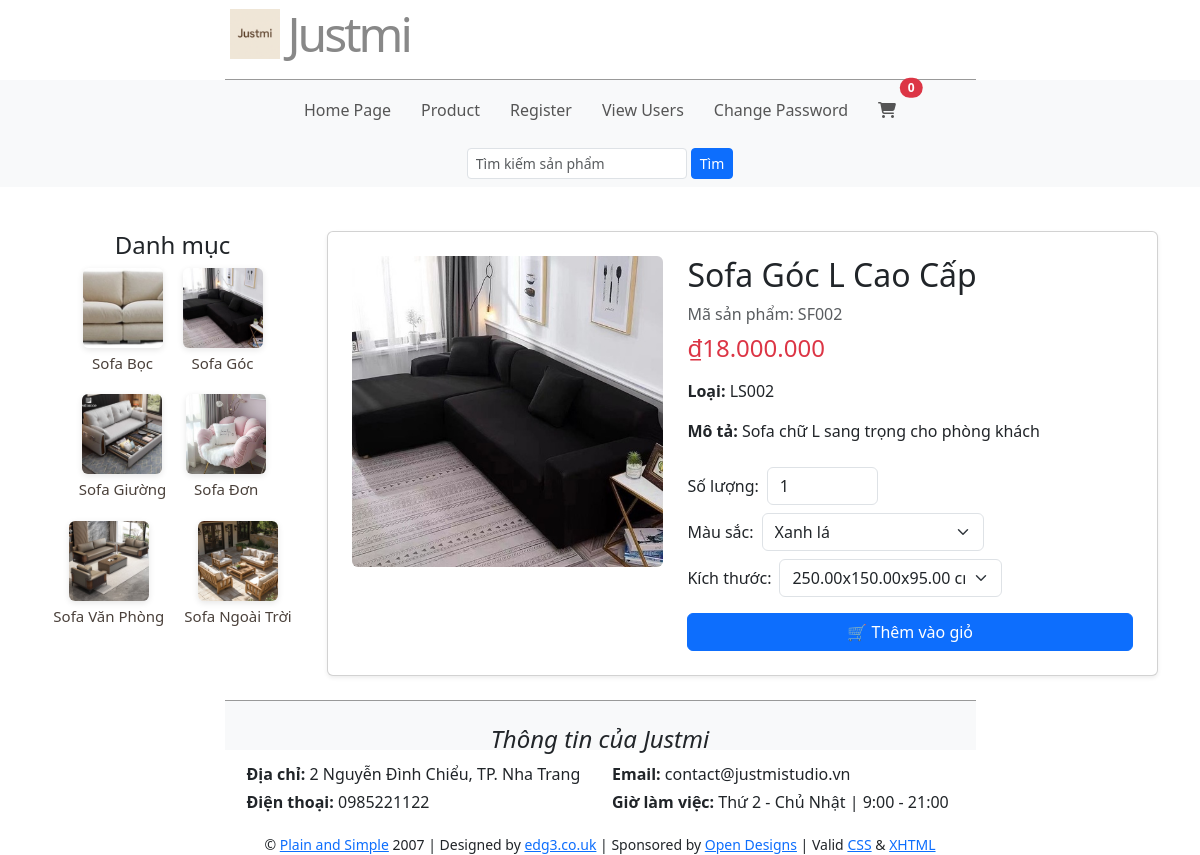
Page /qly/product_detail.php?id=SF002 on the committed database.
### tables this page shows
CREATE TABLE LoaiSofa (
	MaLoai CHAR(5) PRIMARY KEY,
	TenLoai NVARCHAR(100),
	MoTa NVARCHAR(300)
);

CREATE TABLE Sofa (
	MaSofa CHAR(5) PRIMARY KEY,
	TenSofa NVARCHAR(100),
	MaHang CHAR(5),
	MaLoai CHAR(5),
	GiaBan DECIMAL(12,2),
	DonViTinh NVARCHAR(50),
	SoLuongTon INT,
	HinhAnh VARCHAR(255),
	MoTa NVARCHAR(700),
    NgayTao DATETIME DEFAULT CURRENT_TIMESTAMP(),
	FOREIGN KEY (MaHang) REFERENCES HangSofa(MaHang),
	FOREIGN KEY (MaLoai) REFERENCES LoaiSofa(MaLoai)
);

### qly/product_detail.php (the view, shortened to what this page needs)
<?php
    require_once("connect.php");
    $id = $_GET['id'] ?? '';
    $id = $conn->real_escape_string($id);
    $result = $conn->query("SELECT * FROM Sofa WHERE MaSofa = '$id'");
    $product = $result->fetch_assoc();
    $colorResult = $conn->query("
        SELECT ms.MaMau, ms.TenMau
        FROM MauSac ms
        INNER JOIN Sofa_MauSac sm ON ms.MaMau = sm.MaMau
        WHERE sm.MaSofa = '$id'
    ");
    $colors = [];
    while ($row = $colorResult->fetch_assoc()) {
        $colors[] = $row;
    }
    $sizeResult = $conn->query("
        SELECT MaKichThuoc, ChieuDai, ChieuRong, ChieuCao, DonVi
        FROM KichThuoc
        WHERE MaSofa = '$id'
    ");
    $sizes = [];
    while ($row = $sizeResult->fetch_assoc()) {
        $sizes[] = $row;
    }
?>
<!DOCTYPE html>
<html lang="vi">
<head>
    <link href="https://cdn.jsdelivr.net/npm/bootstrap@5.3.3/dist/css/bootstrap.min.css" rel="stylesheet">
    <link rel="stylesheet" href="style.css">
</head>
<body>
    <header class="topbar">
    </header>
    <main class="container my-4">
        <div class="row g-4">
            <aside class="col-md-3">
                <?php include("module/categories.php");?>
            </aside>
            <section class="col-md-9">
                <div class="card p-4 shadow-sm">
                    <div class="row g-4">
                        <div class="col-md-5">
                            <img src="images/<?= htmlspecialchars($product['HinhAnh']) ?>"
                                 alt="<?= htmlspecialchars($product['TenSofa']) ?>"
                                 class="img-fluid rounded">
                        </div>
                        <div class="col-md-7">
                            <h2><?= htmlspecialchars($product['TenSofa']) ?></h2>
                            <div class="text-muted mb-2">Mã sản phẩm: <?= htmlspecialchars($product['MaSofa']) ?></div>
                            <h4 class="text-danger">₫<?= number_format($product['GiaBan'], 0, ',', '.') ?></h4>
                            <p class="mt-3"><strong>Loại:</strong> <?= htmlspecialchars($product['MaLoai']) ?></p>
                            <p><strong>Mô tả:</strong> <?= nl2br(htmlspecialchars($product['MoTa'] ?? 'Chưa có mô tả')) ?></p>
                            <div class="mt-4">
                                <form action="cart.php" method="post" class="d-flex flex-column gap-2">
                                    <div class="d-flex align-items-center gap-2">
                                        <label>Số lượng:</label>
                                        <input type="number" name="quantity" value="1" min="1" class="form-control w-25">
                                    </div>
                                    <?php if (!empty($colors)): ?>
                                    <div class="d-flex align-items-center gap-2">
                                        <label>Màu sắc:</label>
                                        <select name="color" class="form-select w-50">
                                            <?php foreach ($colors as $c): ?>
                                                <option value="<?= $c['MaMau'] ?>"><?= htmlspecialchars($c['TenMau']) ?></option>
                                            <?php endforeach; ?>
                                        </select>
                                    </div>
                                    <?php endif; ?>
                                    <?php if (!empty($sizes)): ?>
                                    <div class="d-flex align-items-center gap-2">
                                        <label>Kích thước:</label>
                                        <select name="size" class="form-select w-50">
                                            <?php foreach ($sizes as $s): ?>
                                                <option value="<?= $s['MaKichThuoc'] ?>">
                                                    <?= $s['ChieuDai'].'x'.$s['ChieuRong'].'x'.$s['ChieuCao'].' '.$s['DonVi'] ?>
                                                </option>
                                            <?php endforeach; ?>
                                        </select>
                                    </div>
                                    <?php endif; ?>
                                    <button type="submit" class="btn btn-primary mt-2">🛒 Thêm vào giỏ</button>
                                </form>
                            </div>
                        </div>
                    </div>
                </div>
            </section>
        </div>
    </main>
</body>
</html>

### qly/module/categories.php
<?php
    require('connect.php');
    $sql = "
        SELECT
            l.MaLoai,
            l.TenLoai,
            (
                SELECT s.HinhAnh
                FROM Sofa s
                WHERE s.MaLoai = l.MaLoai
                LIMIT 1
            ) AS HinhAnh
        FROM LoaiSofa l
    ";
    $categories = $conn->query($sql);
?>
<div class="categories mb-3">
    <h4 class="text-center">Danh mục</h4>
    <ul>
        <?php while($cate = $categories->fetch_assoc()): ?>
            <li>
                <a href="product.php?maLoai[]=<?= urlencode($cate['MaLoai']) ?>" class="d-flex flex-column align-items-center text-decoration-none text-dark">
                    <img src="images/<?= htmlspecialchars($cate['HinhAnh']) ?>"
                         alt="<?= htmlspecialchars($cate['TenLoai']) ?>"
                         style="width:80px; height:80px; object-fit:cover; border-radius:6px;">
                    <span class="mt-1"><?= htmlspecialchars($cate['TenLoai']) ?></span>
                </a>
            </li>
        <?php endwhile; ?>
    </ul>
</div>

### qly/includes/style.css (style rules this page uses)
* { border:0; margin:0; padding:0; }
a { color:#777; text-decoration:none; }
body { background:#ffffff; color:#555; font:0.8em Arial, Helvetica, "bitstream vera sans", sans-serif; }
#header { border-bottom:1px solid #999; height:80px; margin:0 auto; width:751px; }
#header h1 { color:#888; font-size:300%; letter-spacing:-3px; text-align:right; padding:5px; margin-bottom:-20px; }
#navigation { background:#fafafa; margin:0 auto; list-style:none; padding: 0; }
#navigation li { list-style:none; }
#navigation a { color:#555; display:block; padding: 10px 15px; text-align:center; border-radius: 10px; text-decoration: none; }
#content { height:auto; margin:0 auto; padding:0 0 20px; width:751px; }
.categories ul { display: flex; justify-content: center; flex-wrap: wrap; gap: 20px; list-style: none; padding: 0; margin: 0; }
.categories li { display: flex; flex-direction: column; align-items: center; text-align: center; cursor: pointer; transition: transform 0.2s ease; }
.categories img { width: 100px; height: 100px; object-fit: cover; border-radius: 10px; box-shadow: 0 2px 6px rgba(0,0,0,0.1); }
.categories span { margin-top: 6px; font-size: 15px; font-weight: 500; color: #4a403a; }
.card { background:var(--card); border-radius:10px; border:1px solid #eee; padding:12px; display:flex; flex-direction:column; transition: transform 0.2s ease, box-shadow 0.2s ease; }
#footer { border-top:1px solid #999; height:50px; margin:0 auto; padding:10px; text-align:center; width:751px; }
input, select, .input { padding: 5px; font-weight: bold; font-size: 1em; color: #008040; background: #FFFFFF; border:1px dotted #004080; }

### rows in the picture
loaisofa: shows a picture, TenLoai "Sofa Bọc"
loaisofa: shows a picture, TenLoai "Sofa Góc"
loaisofa: shows a picture, TenLoai "Sofa Giường"
loaisofa: shows a picture, TenLoai "Sofa Đơn"
loaisofa: shows a picture, TenLoai "Sofa Văn Phòng"
loaisofa: shows a picture, TenLoai "Sofa Ngoài Trời"
sofa: HinhAnh (picture), TenSofa "Sofa Góc L Cao Cấp", MaSofa "SF002", GiaBan "18.000.000", MaLoai "LS002", MoTa "Sofa chữ L sang trọng cho phòng khách"

### other values in the picture
form field color "Xanh lá"
form field size "250.00x150.00x95.00 cm"
